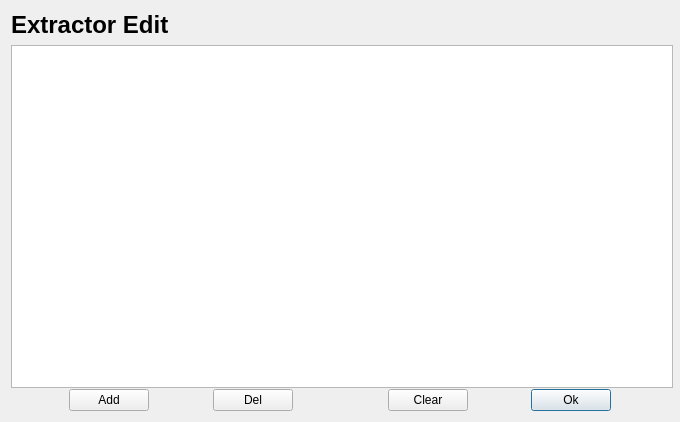
<?xml version="1.0" encoding="UTF-8"?>
<ui version="4.0">
 <class>SetExtractorsDialog</class>
 <widget class="QDialog" name="SetExtractorsDialog">
  <property name="geometry">
   <rect>
    <x>0</x>
    <y>0</y>
    <width>680</width>
    <height>422</height>
   </rect>
  </property>
  <property name="minimumSize">
   <size>
    <width>680</width>
    <height>420</height>
   </size>
  </property>
  <property name="windowTitle">
   <string>Extractor Edit</string>
  </property>
  <property name="modal">
   <bool>false</bool>
  </property>
  <layout class="QGridLayout" name="gridLayout">
   <item row="0" column="0" colspan="3">
    <widget class="QLabel" name="label">
     <property name="font">
      <font>
       <pointsize>18</pointsize>
       <weight>75</weight>
       <bold>true</bold>
      </font>
     </property>
     <property name="text">
      <string>Extractor Edit</string>
     </property>
    </widget>
   </item>
   <item row="1" column="0" colspan="9">
    <widget class="QTableView" name="tableView">
     <property name="minimumSize">
      <size>
       <width>662</width>
       <height>343</height>
      </size>
     </property>
    </widget>
   </item>
   <item row="2" column="0">
    <spacer name="horizontalSpacer_4">
     <property name="orientation">
      <enum>Qt::Horizontal</enum>
     </property>
     <property name="sizeHint" stdset="0">
      <size>
       <width>53</width>
       <height>20</height>
      </size>
     </property>
    </spacer>
   </item>
   <item row="2" column="1">
    <widget class="QPushButton" name="addButton">
     <property name="text">
      <string>Add</string>
     </property>
     <property name="autoDefault">
      <bool>false</bool>
     </property>
    </widget>
   </item>
   <item row="2" column="2">
    <spacer name="horizontalSpacer">
     <property name="orientation">
      <enum>Qt::Horizontal</enum>
     </property>
     <property name="sizeHint" stdset="0">
      <size>
       <width>53</width>
       <height>20</height>
      </size>
     </property>
    </spacer>
   </item>
   <item row="2" column="8">
    <spacer name="horizontalSpacer_5">
     <property name="orientation">
      <enum>Qt::Horizontal</enum>
     </property>
     <property name="sizeHint" stdset="0">
      <size>
       <width>53</width>
       <height>20</height>
      </size>
     </property>
    </spacer>
   </item>
   <item row="2" column="5">
    <widget class="QPushButton" name="clearButton">
     <property name="text">
      <string>Clear</string>
     </property>
     <property name="autoDefault">
      <bool>false</bool>
     </property>
    </widget>
   </item>
   <item row="2" column="3">
    <widget class="QPushButton" name="delButton">
     <property name="text">
      <string>Del</string>
     </property>
     <property name="autoDefault">
      <bool>false</bool>
     </property>
    </widget>
   </item>
   <item row="2" column="6">
    <spacer name="horizontalSpacer_3">
     <property name="orientation">
      <enum>Qt::Horizontal</enum>
     </property>
     <property name="sizeHint" stdset="0">
      <size>
       <width>52</width>
       <height>20</height>
      </size>
     </property>
    </spacer>
   </item>
   <item row="2" column="4">
    <spacer name="horizontalSpacer_2">
     <property name="orientation">
      <enum>Qt::Horizontal</enum>
     </property>
     <property name="sizeHint" stdset="0">
      <size>
       <width>88</width>
       <height>20</height>
      </size>
     </property>
    </spacer>
   </item>
   <item row="2" column="7">
    <widget class="QPushButton" name="okButton">
     <property name="text">
      <string>Ok</string>
     </property>
    </widget>
   </item>
  </layout>
 </widget>
 <resources/>
 <connections/>
</ui>
